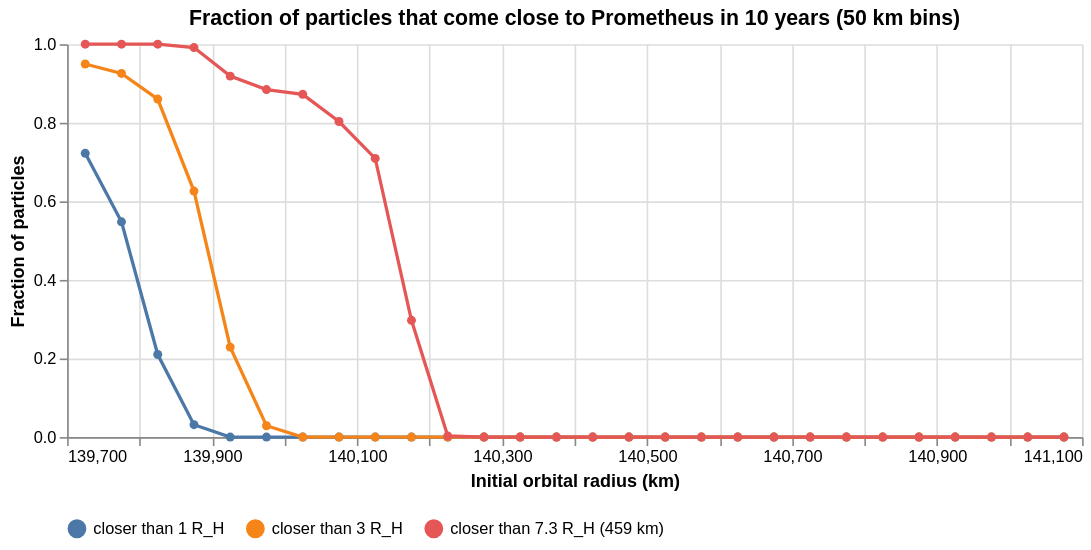

Write a Vega-Lite specification for this figure.
### Vega-Lite specification from a JSON file in a GitHub repository (floating-point values rounded to 4 significant figures)
{"$schema": "https://vega.github.io/schema/vega-lite/v5.20.1.json", "config": {"view": {"continuousHeight": 300, "continuousWidth": 300, "strokeWidth": 0}}, "data": {"name": "data-52ad18e07b1e758972ee16de8dd5df19"}, "datasets": {"data-52ad18e07b1e758972ee16de8dd5df19": [{"fraction": 0.7222, "limit": "closer than 1 R_H", "r": 139700.0}, {"fraction": 0.5479, "limit": "closer than 1 R_H", "r": 139800.0}, {"fraction": 0.2101, "limit": "closer than 1 R_H", "r": 139800.0}, {"fraction": 0.0315, "limit": "closer than 1 R_H", "r": 139900.0}, {"fraction": 0.0, "limit": "closer than 1 R_H", "r": 139900.0}, {"fraction": 0.0, "limit": "closer than 1 R_H", "r": 140000.0}, {"fraction": 0.0, "limit": "closer than 1 R_H", "r": 140000.0}, {"fraction": 0.0, "limit": "closer than 1 R_H", "r": 140100.0}, {"fraction": 0.0, "limit": "closer than 1 R_H", "r": 140100.0}, {"fraction": 0.0, "limit": "closer than 1 R_H", "r": 140200.0}, {"fraction": 0.0, "limit": "closer than 1 R_H", "r": 140200.0}, {"fraction": 0.0, "limit": "closer than 1 R_H", "r": 140300.0}, {"fraction": 0.0, "limit": "closer than 1 R_H", "r": 140300.0}, {"fraction": 0.0, "limit": "closer than 1 R_H", "r": 140400.0}, {"fraction": 0.0, "limit": "closer than 1 R_H", "r": 140400.0}, {"fraction": 0.0, "limit": "closer than 1 R_H", "r": 140500.0}, {"fraction": 0.0, "limit": "closer than 1 R_H", "r": 140500.0}, {"fraction": 0.0, "limit": "closer than 1 R_H", "r": 140600.0}, {"fraction": 0.0, "limit": "closer than 1 R_H", "r": 140600.0}, {"fraction": 0.0, "limit": "closer than 1 R_H", "r": 140700.0}, {"fraction": 0.0, "limit": "closer than 1 R_H", "r": 140700.0}, {"fraction": 0.0, "limit": "closer than 1 R_H", "r": 140800.0}, {"fraction": 0.0, "limit": "closer than 1 R_H", "r": 140800.0}, {"fraction": 0.0, "limit": "closer than 1 R_H", "r": 140900.0}, {"fraction": 0.0, "limit": "closer than 1 R_H", "r": 140900.0}, {"fraction": 0.0, "limit": "closer than 1 R_H", "r": 141000.0}, {"fraction": 0.0, "limit": "closer than 1 R_H", "r": 141000.0}, {"fraction": 0.0, "limit": "closer than 1 R_H", "r": 141100.0}, {"fraction": 0.9497, "limit": "closer than 3 R_H", "r": 139700.0}, {"fraction": 0.9256, "limit": "closer than 3 R_H", "r": 139800.0}, {"fraction": 0.8604, "limit": "closer than 3 R_H", "r": 139800.0}, {"fraction": 0.6261, "limit": "closer than 3 R_H", "r": 139900.0}, {"fraction": 0.229, "limit": "closer than 3 R_H", "r": 139900.0}, {"fraction": 0.0289, "limit": "closer than 3 R_H", "r": 140000.0}, {"fraction": 0.0, "limit": "closer than 3 R_H", "r": 140000.0}, {"fraction": 0.0, "limit": "closer than 3 R_H", "r": 140100.0}, {"fraction": 0.0, "limit": "closer than 3 R_H", "r": 140100.0}, {"fraction": 0.0, "limit": "closer than 3 R_H", "r": 140200.0}, {"fraction": 0.0, "limit": "closer than 3 R_H", "r": 140200.0}, {"fraction": 0.0, "limit": "closer than 3 R_H", "r": 140300.0}, {"fraction": 0.0, "limit": "closer than 3 R_H", "r": 140300.0}, {"fraction": 0.0, "limit": "closer than 3 R_H", "r": 140400.0}, {"fraction": 0.0, "limit": "closer than 3 R_H", "r": 140400.0}, {"fraction": 0.0, "limit": "closer than 3 R_H", "r": 140500.0}, {"fraction": 0.0, "limit": "closer than 3 R_H", "r": 140500.0}, {"fraction": 0.0, "limit": "closer than 3 R_H", "r": 140600.0}, {"fraction": 0.0, "limit": "closer than 3 R_H", "r": 140600.0}, {"fraction": 0.0, "limit": "closer than 3 R_H", "r": 140700.0}, {"fraction": 0.0, "limit": "closer than 3 R_H", "r": 140700.0}, {"fraction": 0.0, "limit": "closer than 3 R_H", "r": 140800.0}, {"fraction": 0.0, "limit": "closer than 3 R_H", "r": 140800.0}, {"fraction": 0.0, "limit": "closer than 3 R_H", "r": 140900.0}, {"fraction": 0.0, "limit": "closer than 3 R_H", "r": 140900.0}, {"fraction": 0.0, "limit": "closer than 3 R_H", "r": 141000.0}, {"fraction": 0.0, "limit": "closer than 3 R_H", "r": 141000.0}, {"fraction": 0.0, "limit": "closer than 3 R_H", "r": 141100.0}, {"fraction": 1.0, "limit": "closer than 7.3 R_H (459 km)", "r": 139700.0}, {"fraction": 1.0, "limit": "closer than 7.3 R_H (459 km)", "r": 139800.0}, {"fraction": 1.0, "limit": "closer than 7.3 R_H (459 km)", "r": 139800.0}, {"fraction": 0.9914, "limit": "closer than 7.3 R_H (459 km)", "r": 139900.0}, {"fraction": 0.9187, "limit": "closer than 7.3 R_H (459 km)", "r": 139900.0}, {"fraction": 0.8845, "limit": "closer than 7.3 R_H (459 km)", "r": 140000.0}, {"fraction": 0.8724, "limit": "closer than 7.3 R_H (459 km)", "r": 140000.0}, {"fraction": 0.8032, "limit": "closer than 7.3 R_H (459 km)", "r": 140100.0}, {"fraction": 0.7092, "limit": "closer than 7.3 R_H (459 km)", "r": 140100.0}, {"fraction": 0.2971, "limit": "closer than 7.3 R_H (459 km)", "r": 140200.0}, {"fraction": 0.0028, "limit": "closer than 7.3 R_H (459 km)", "r": 140200.0}, {"fraction": 0.0, "limit": "closer than 7.3 R_H (459 km)", "r": 140300.0}, {"fraction": 0.0, "limit": "closer than 7.3 R_H (459 km)", "r": 140300.0}, {"fraction": 0.0, "limit": "closer than 7.3 R_H (459 km)", "r": 140400.0}, {"fraction": 0.0, "limit": "closer than 7.3 R_H (459 km)", "r": 140400.0}, {"fraction": 0.0, "limit": "closer than 7.3 R_H (459 km)", "r": 140500.0}, {"fraction": 0.0, "limit": "closer than 7.3 R_H (459 km)", "r": 140500.0}, {"fraction": 0.0, "limit": "closer than 7.3 R_H (459 km)", "r": 140600.0}, {"fraction": 0.0, "limit": "closer than 7.3 R_H (459 km)", "r": 140600.0}, {"fraction": 0.0, "limit": "closer than 7.3 R_H (459 km)", "r": 140700.0}, {"fraction": 0.0, "limit": "closer than 7.3 R_H (459 km)", "r": 140700.0}, {"fraction": 0.0, "limit": "closer than 7.3 R_H (459 km)", "r": 140800.0}, {"fraction": 0.0, "limit": "closer than 7.3 R_H (459 km)", "r": 140800.0}, {"fraction": 0.0, "limit": "closer than 7.3 R_H (459 km)", "r": 140900.0}, {"fraction": 0.0, "limit": "closer than 7.3 R_H (459 km)", "r": 140900.0}, {"fraction": 0.0, "limit": "closer than 7.3 R_H (459 km)", "r": 141000.0}, {"fraction": 0.0, "limit": "closer than 7.3 R_H (459 km)", "r": 141000.0}, {"fraction": 0.0, "limit": "closer than 7.3 R_H (459 km)", "r": 141100.0}]}, "encoding": {"color": {"field": "limit", "legend": {"columns": 3, "orient": "bottom"}, "title": null, "type": "nominal"}, "tooltip": [{"field": "r", "type": "quantitative"}, {"field": "limit", "type": "nominal"}, {"field": "fraction", "type": "quantitative"}], "x": {"field": "r", "scale": {"domain": [139700, 141100], "nice": false}, "title": "Initial orbital radius (km)", "type": "quantitative"}, "y": {"field": "fraction", "title": "Fraction of particles", "type": "quantitative"}}, "height": 240, "mark": {"point": true, "type": "line"}, "title": "Fraction of particles that come close to Prometheus in 10 years (50 km bins)", "width": 620}
